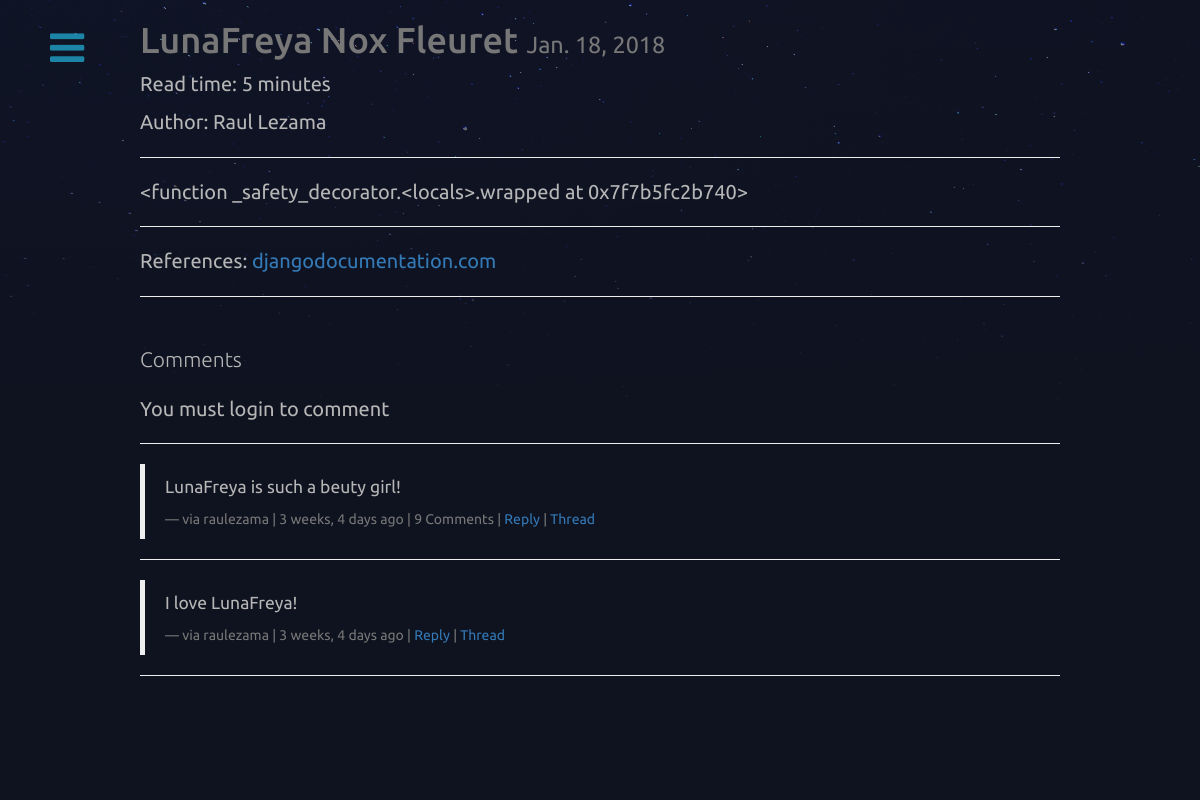
/lunafreya-nox-fleuret/, run on the app's committed database.
### posts/models.py (models this page shows, shortened)
class Post(models.Model):
    user = models.ForeignKey(settings.AUTH_USER_MODEL, default=1)
    title = models.CharField(max_length=120)
    slug = models.SlugField(unique=True)
    image = models.ImageField(upload_to=upload_location, #Use FileField for test or install Pillow from the beginning for ImageField
            null=True,
            blank=True,
            width_field ="width_field",
            height_field ="height_field") #Shows in the admin the height and width of the uploaded picture / It does not work with FileField
    height_field = models.IntegerField(default=0)
    width_field = models.IntegerField(default=0)
    content = models.TextField()
    draft = models.BooleanField(default= False)
    publish = models.DateField(auto_now=False, auto_now_add=False)
    read_time = models.IntegerField(default=0)#models.TimeField(null=True, blank=True)
    updated = models.DateTimeField(auto_now= True, auto_now_add = False)
    timestamp = models.DateTimeField(auto_now = False, auto_now_add=True)
    references = models.CharField(max_length = 300, blank=True, null=True)
    objects = PostManager() #Asigning a value of the new .all() parameter
    def get_absolute_url(self):
        return reverse("posts:detail", kwargs={"slug":self.slug})
    class Meta:
        ordering = ["-timestamp", "-updated"] #or by ID
    def get_markdown(self):
        content = self.content
        return mark_safe(markdown(content))
    @property
    def comments(self):
        instance = self
        qs = Comment.objects.filter_by_instance(instance)
        return qs
    @property
    def get_content_type(self):
        instance = self
        content_type = ContentType.objects.get_for_model(instance.__class__)
        return content_type

### comments/models.py (models this page shows, shortened)
class Comment(models.Model):
    user = models.ForeignKey(settings.AUTH_USER_MODEL, default=1)
    content_type = models.ForeignKey(ContentType, on_delete=models.CASCADE)
    object_id = models.PositiveIntegerField()
    content_object = GenericForeignKey('content_type', 'object_id') #In this case is gonna be a postObject
    parent = models.ForeignKey("self", null=True, blank=True)
    content = models.TextField()
    timestamp = models.DateTimeField(auto_now_add=True)
    objects = CommentManager()
    class Meta:
        ordering = ['timestamp']
    def get_absolute_url(self):
        return reverse("comments:thread", kwargs={"id":self.id})
    def children(self): #replies
        return Comment.objects.filter(parent=self)

### posts/views.py (the view, shortened to what this page needs)
# urls.py: url(r'^(?P<slug>[\w-]+)/$', views.post_detail, name= 'detail'),
def post_detail(request, slug=None):
    instance = get_object_or_404(Post, slug=slug)
    if instance.draft or instance.publish > timezone.now().date():
        if not request.user.is_staff or not request.user.is_superuser:
            raise Http404
    share_string = quote_plus(instance.content)
    initial_data = {
            "content_type": instance.get_content_type,
            "object_id": instance.id
    }
    form = CommentForm(request.POST or None, initial=initial_data)
    comments = instance.comments #Comment.objects.filter_by_instance(instance) with the qs of the commentsManager
    context = {
        "title":instance.title,
        "instance": instance,
        "share_string": share_string,
        "comments":comments,
        "comment_form":form,
    }
    return render(request, "post_detail.html",context)

### comments/models.py (called while the page is built)
    def filter_by_instance(self, instance):
        content_type = ContentType.objects.get_for_model(instance.__class__)
        obj_id = instance.id
        qs = super(CommentManager, self).filter(content_type=content_type, object_id= obj_id).filter(parent=None) #comment.objects
        return qs

### posts/templatetags/urlify.py (called while the page is built)
@register.filter
def urlify(value):
    return quote_plus(value)

### templates/post_detail.html (shortened to what this page needs)
{% extends "base.html" %}
{% load urlify %}
{% load crispy_forms_tags %}
{% block content %}
<div class="col-lg-10 col-lg-offset-1 col-md-12 col-sm-12 ">
    <h1> {{ title }} <small>{% if instance.draft %}<span style="color:red;">Draft </span>{% endif %}{{ instance.publish }}</small></h1>
    <p>Read time:  {% if instance.read_time <= 1 %}Less than 1 minute {% else %}{{ instance.read_time }} minutes {% endif %}</p>
    {% if instance.user.get_full_name %}
        <p>Author: {{ instance.user.get_full_name }}</p>
    {% endif %}
    <p><div class="fb-like" data-href="{{ request.build_absolute_uri }}" data-layout="button_count" data-action="like" data-size="small" data-show-faces="false" data-share="true"></div><hr></p>
        <div class="row">
        <div class="col-sm-12">
       <div class="post-detail-item">{{ instance.get_markdown }}</div>
        <hr>
        <p>References: <a href="{{ instance.references }}">{{ instance.references }}</a></p>
        <hr>
        <br/>
        <div>
            <p class="lead">Comments</p>
            {% if request.user.is_authenticated %}
            <form action="." method="POST">
                {% csrf_token %}
            {{ comment_form|crispy }}
            <input type="submit" value="Post Comment" class="btn btn-default">
            </form>
            {% else %}
            <p>You must login to comment </p>
            {% endif %}
            <hr/>
            {% for comment in comments %}
            <blockquote class="blockquote">
                <p class="mb-0">{{ comment.content }}</p>
                <footer class="blockquote-footer">via {{ comment.user }} | {{ comment.timestamp|timesince }} ago | {% if comment.children.count > 0 %} {{ comment.children.count }} Comment{% if comment.children.count > 1 %}s{% endif %}  | {% endif %} <a class="comment-reply-btn" href="#">Reply</a> | <a class="" href="{{ comment.get_absolute_url }}">Thread</a></footer>
            </blockquote>
                <hr/>
            {% endfor %}
            <br>
            <br>
            <br>
        </div>
        </div>
        </div>
        </div>
{% endblock content %}

### static/css/base.css (style rules this page uses)
h1 { color:#777777; }
body { background-color: #0f121f; background-image: url(/static/stars.png); background-attachment: fixed; background-repeat: no-repeat; background-size: 100%; text-align: justify; color: #b6b6b6; font-size: 2em; overflow-x: hidden; margin:0; padding:0; }
body * { font-family: Ubuntu; }

### data on the page
Post: title "LunaFreya Nox Fleuret", publish "Jan. 18, 2018", read_time "5", user.get_full_name "Raul Lezama", get_markdown "<function _safety_decorator.<locals>.wrapped at 0x7f7b5fc2b740>", references "djangodocumentation.com"
Comment: content "LunaFreya is such a beuty girl!", user "raulezama", timestamp "3 weeks, 4 days", children.count "9"
Comment: content "I love LunaFreya!", user "raulezama", timestamp "3 weeks, 4 days"
